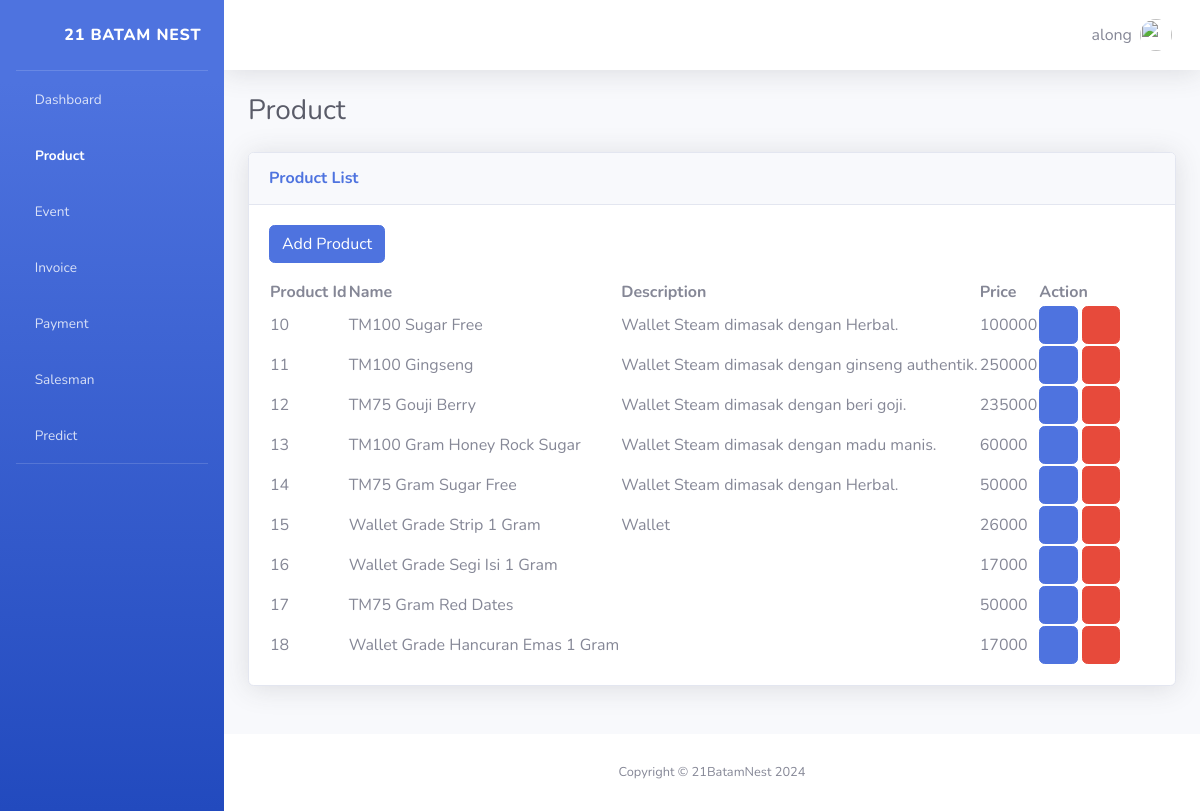
Page /product/ (signed in) on the earlier database version.
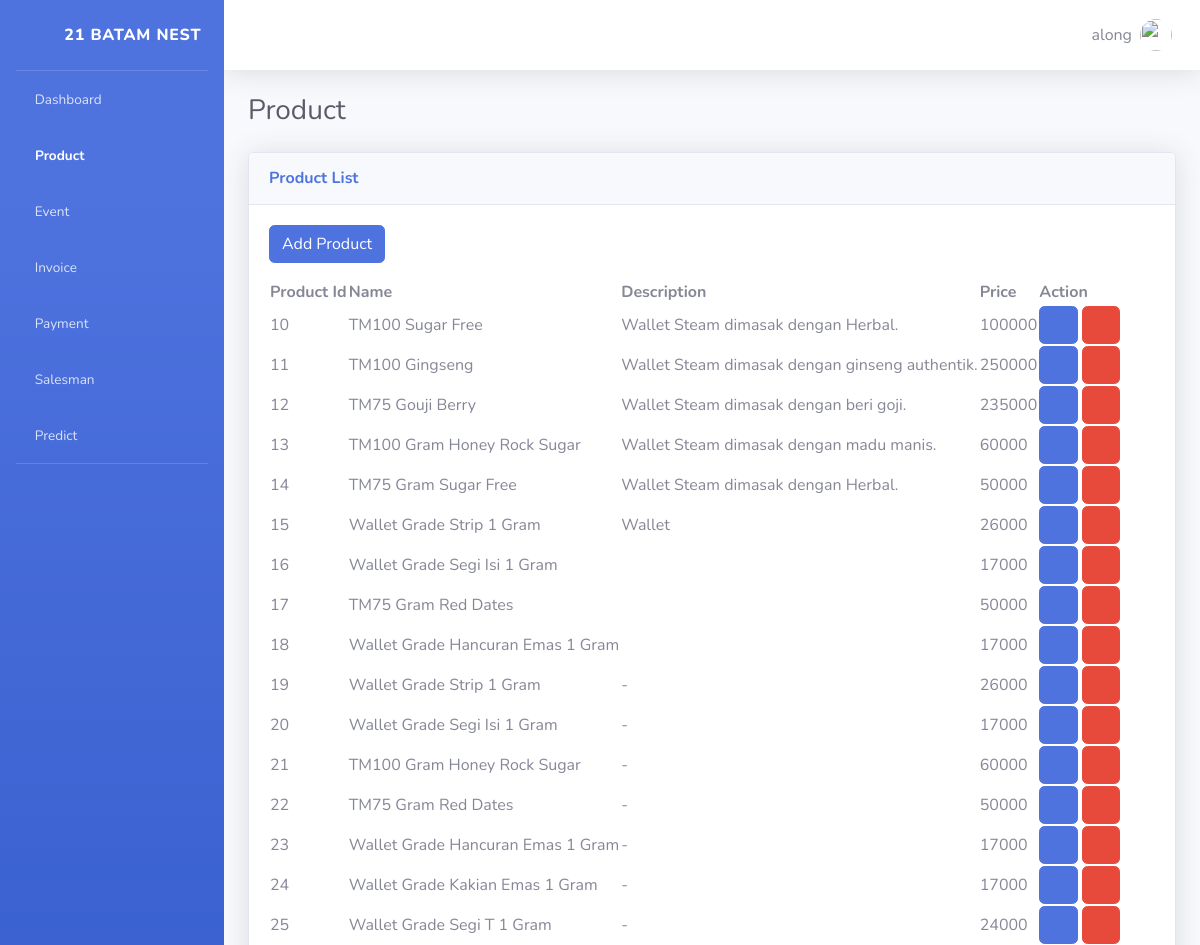
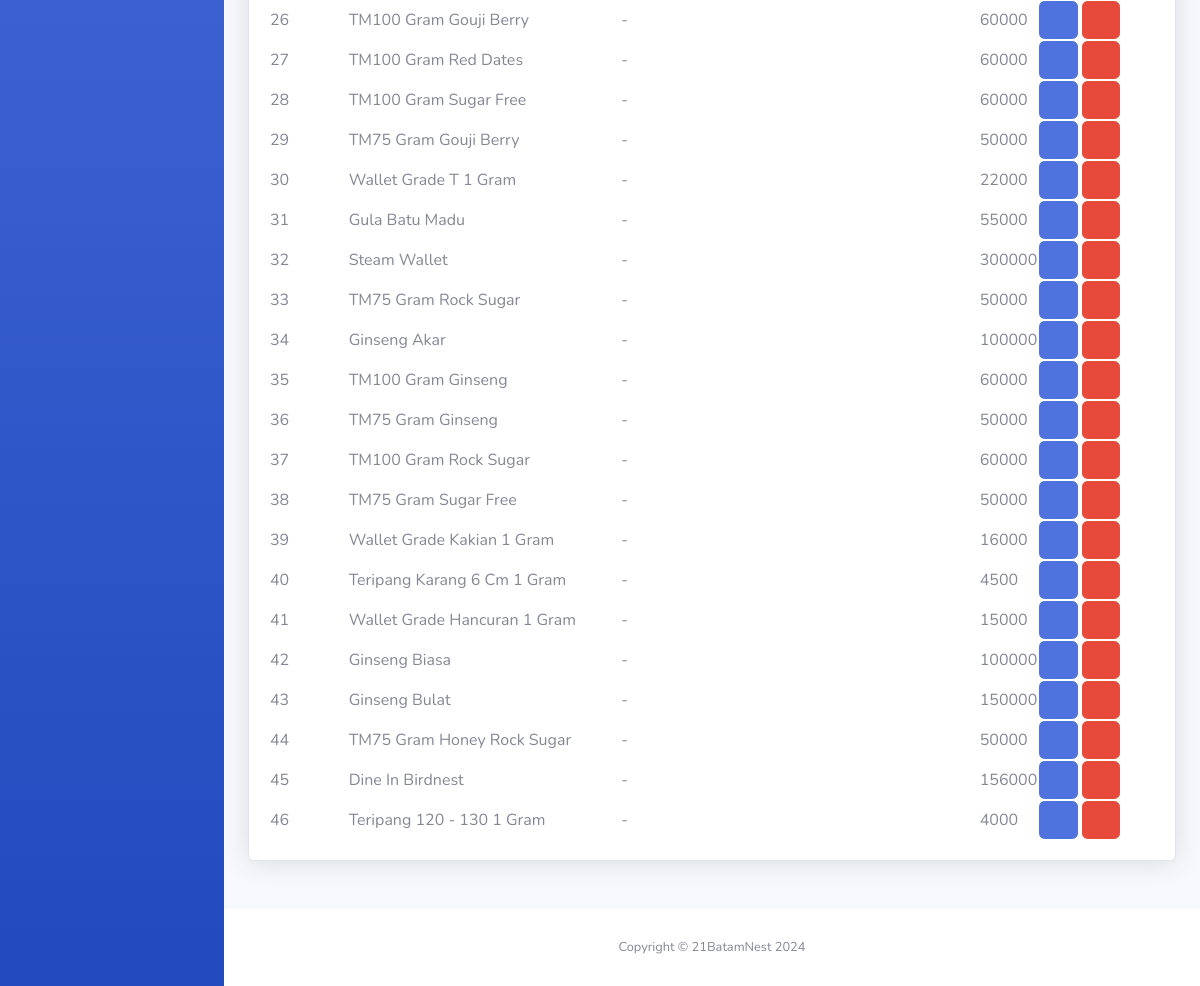
Same page on the later database version (2 pictures, top to bottom).
### apps/models.py (models this page shows)
class Product(models.Model):
    product_name = models.CharField(max_length=100)
    description = models.TextField(max_length=300, null=True)
    price = models.IntegerField()

### apps/views.py (the view)
# urls.py: path('product/', views.product, name='product'),
def product(request : HttpRequest) -> HttpResponse:
    product = Product.objects.all()
    auth = auth_check(request)
    if auth is not None:
        return auth
    return render(request, "apps/product.html", {'products': product})

### apps/views.py (called while the page is built)
def auth_check(request):
    if not request.user.is_authenticated:
        return redirect("login")
    return None

### apps/templates/apps/product.html (shortened to what this page needs)
<!DOCTYPE html>
<html lang="en">
  {% load static %} {% include "apps/partials/header.html" %}
  <body id="page-top">
    <div id="wrapper">
      {% include "apps/partials/sidebar.html" %}
      <div id="content-wrapper" class="d-flex flex-column">
        <div id="content">
          {% include 'apps/partials/navbar.html' %}
          <div class="container-fluid">
            <div
              class="d-sm-flex align-items-center justify-content-between mb-4"
            >
              <h1 class="h3 mb-0 text-gray-800">Product</h1>
            </div>
            <div class="row">
              <div class="col-lg mb-4">
                <div class="card shadow mb-4">
                  <div class="card-header py-3">
                    <h6 class="m-0 font-weight-bold text-primary">
                      Product List
                    </h6>
                  </div>
                  <div class="card-body">
                    <a href="/product/addproduct" class="btn btn-primary mb-3">
                      Add Product
                    </a>
                    <div class="text">
                      <table class="" id="datatablesSimple">
                        <thead>
                          <tr>
                            <th>Product Id</th>
                            <th>Name</th>
                            <th>Description</th>
                            <th>Price</th>
                            <th>Action</th>
                          </tr>
                        </thead>
                        <tdata>
                          {% for product in products %}
                          <tr>
                            <td>{{ product.id }}</td>
                            <td>{{ product.product_name }}</td>
                            <td>{{ product.description }}</td>
                            <td>{{ product.price }}</td>
                            <td>
                              <a
                                href="/apps/product/updateproduct/{{ product.id }}"
                                class="btn btn-primary"
                              >
                                <i class="fas fa-edit"></i>
                              </a>
                              <a
                                href="{% url 'delete_product' product.id %}"
                                class="btn btn-danger"
                                onclick="return confirmation();"
                              >
                                <i class="fas fa-eraser"></i>
                              </a>
                            </td>
                          </tr>
                          {% endfor %}
                        </tdata>
                      </table>
                    </div>
                  </div>
                </div>
              </div>
            </div>
          </div>
        </div>
        {% include "apps/partials/footer.html" %}
      </div>
    </div>
  </body>
</html>

Differences in the rows shown:
added Product: id "19", product_name "Wallet Grade Strip 1 Gram", description "-", price "26000"
added Product: id "20", product_name "Wallet Grade Segi Isi 1 Gram", description "-", price "17000"
added Product: id "21", product_name "TM100 Gram Honey Rock Sugar", description "-", price "60000"
added Product: id "22", product_name "TM75 Gram Red Dates", description "-", price "50000"
added Product: id "23", product_name "Wallet Grade Hancuran Emas 1 Gram", description "-", price "17000"
added Product: id "24", product_name "Wallet Grade Kakian Emas 1 Gram", description "-", price "17000"
added Product: id "25", product_name "Wallet Grade Segi T 1 Gram", description "-", price "24000"
added Product: id "26", product_name "TM100 Gram Gouji Berry", description "-", price "60000"
added Product: id "27", product_name "TM100 Gram Red Dates", description "-", price "60000"
added Product: id "28", product_name "TM100 Gram Sugar Free", description "-", price "60000"
added Product: id "29", product_name "TM75 Gram Gouji Berry", description "-", price "50000"
added Product: id "30", product_name "Wallet Grade T 1 Gram", description "-", price "22000"
added Product: id "31", product_name "Gula Batu Madu", description "-", price "55000"
added Product: id "32", product_name "Steam Wallet", description "-", price "300000"
added Product: id "33", product_name "TM75 Gram Rock Sugar", description "-", price "50000"
added Product: id "34", product_name "Ginseng Akar", description "-", price "100000"
added Product: id "35", product_name "TM100 Gram Ginseng", description "-", price "60000"
added Product: id "36", product_name "TM75 Gram Ginseng", description "-", price "50000"
added Product: id "37", product_name "TM100 Gram Rock Sugar", description "-", price "60000"
added Product: id "38", product_name "TM75 Gram Sugar Free", description "-", price "50000"
added Product: id "39", product_name "Wallet Grade Kakian 1 Gram", description "-", price "16000"
added Product: id "40", product_name "Teripang Karang 6 Cm 1 Gram", description "-", price "4500"
added Product: id "41", product_name "Wallet Grade Hancuran 1 Gram", description "-", price "15000"
added Product: id "42", product_name "Ginseng Biasa", description "-", price "100000"
added Product: id "43", product_name "Ginseng Bulat", description "-", price "150000"
added Product: id "44", product_name "TM75 Gram Honey Rock Sugar", description "-", price "50000"
added Product: id "45", product_name "Dine In Birdnest", description "-", price "156000"
added Product: id "46", product_name "Teripang 120 - 130 1 Gram", description "-", price "4000"
